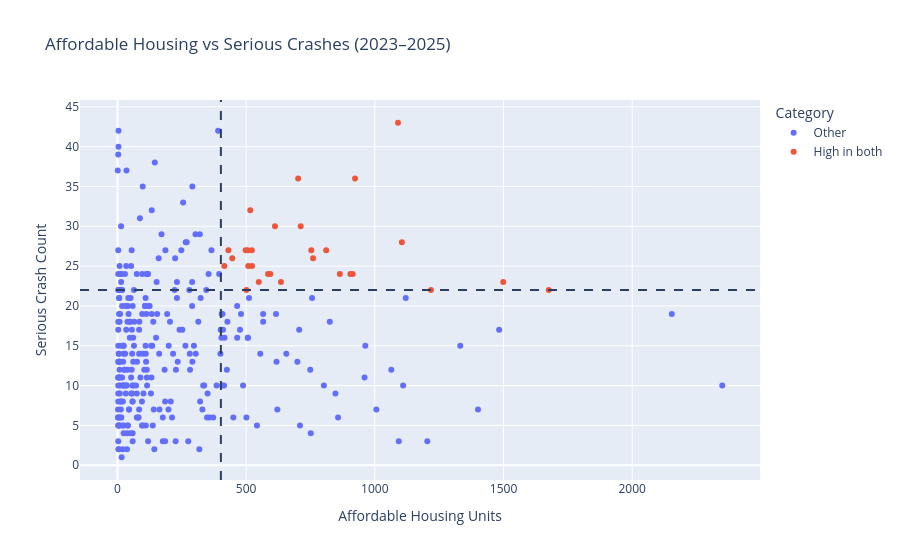

Source (notebook cell):
### Markdown cell above
### Method, audit and limitations

- The source snapshots have 9,551 housing rows and 8,072 transportation rows. Missing keys exclude 1,958 housing records (20.5% of rows, 1.044% of observed affordable units).
- Aggregate each source independently by `zip_code` and `year`, then perform an outer join to audit coverage. Keep the 484 matched ZIP-years as `df_integrated`; 671 housing-only and 345 transportation-only groups remain excluded. Unmatched activity is unknown for the counterpart dataset, so it is never filled with zero.
- Six matched ZIP-years have differing borough summaries. For reproducibility, the dashboard borough is the most frequent housing borough per ZIP across the source snapshot, with alphabetical tie breaking. This analytical convention does not verify ZIP boundaries or correct source geography.
- All count columns are validated as nonnegative integers when known. Crash IDs must be unique before injury sums are computed. The output has 11 columns, no missing values and unique ZIP-year keys for the supplied snapshots.
- Housing contains 29 unknown affordable-unit values, three in matched groups. Observed sums may undercount. An entirely unknown group stays missing through `sum(min_count=1)` rather than becoming zero. No source values are imputed.
- The 44 source transportation records with ZIP `10000` are retained in the source audit for review; none match the housing snapshot.
- These results describe matched ZIP-years with available geography. The cleaned transportation dates run from 2022-10-01 to 2026-06-30; missing source ZIPs and inner matching also affect coverage. Calendar years 2023-2025 avoid the boundary dates but are still an incomplete selected sample, not complete NYC totals.
- Housing includes preservation and new construction. `year` is project start year, not completion year. Summing annual building/project counts counts ZIP-year appearances, not unique buildings/projects across the entire period.
- Findings describe associations; housing production is not a denominator for traffic exposure and these data cannot establish causal effects.

Detailed audit evidence is generated by `python scripts/integration.py --write`. See `docs/INTEGRATION_METHOD.md`.

### Code cell
import plotly.express as px

rq1 = df_integrated[df_integrated["year"].between(2023, 2025)].copy()

housing_limit = rq1["affordable_units"].quantile(0.75)
crash_limit = rq1["serious_crash_count"].quantile(0.75)

rq1["high_both"] = (
    (rq1["affordable_units"] >= housing_limit) &
    (rq1["serious_crash_count"] >= crash_limit)
)

rq1["category"] = rq1["high_both"].map({
    True: "High in both",
    False: "Other"
})

fig = px.scatter(
    rq1,
    x="affordable_units",
    y="serious_crash_count",
    color="category",
    hover_data=["zip_code", "year", "borough"],
    title="Affordable Housing vs Serious Crashes (2023–2025)",
    labels={
        "affordable_units": "Affordable Housing Units",
        "serious_crash_count": "Serious Crash Count",
        "category": "Category"
    }
)

fig.add_vline(x=housing_limit, line_dash="dash")
fig.add_hline(y=crash_limit, line_dash="dash")
fig.show()

print("ZIP-year records with high housing and high crashes:")
display(
    rq1.loc[rq1["high_both"],
    ["zip_code", "year", "borough", "affordable_units", "serious_crash_count"]]
    .sort_values("serious_crash_count", ascending=False)
    .head(10)
)

### Figure 1 — Plotly figure (JSON) as saved in the notebook; plotly's stock layout.template omitted (floating-point values rounded to 4 significant figures; data arrays with more than 128 entries replaced by an {"elided": "..."} marker saying what was removed)
{"data": [{"customdata": {"elided": "287x3 mixed values"}, "hovertemplate": "Category=Other<br>Affordable Housing Units=%{x}<br>Serious Crash Count=%{y}<br>zip_code=%{customdata[0]}<br>year=%{customdata[1]}<br>borough=%{customdata[2]}<extra></extra>", "legendgroup": "Other", "marker": {"color": "#636efa", "symbol": "circle"}, "mode": "markers", "name": "Other", "orientation": "v", "showlegend": true, "type": "scatter", "x": {"elided": "287 float values"}, "xaxis": "x", "y": {"elided": "287 float values"}, "yaxis": "y"}, {"customdata": [["10453", 2023, "Bronx"], ["10456", 2023, "Bronx"], ["10457", 2023, "Bronx"], ["10467", 2023, "Bronx"], ["10468", 2023, "Bronx"], ["11203", 2023, "Brooklyn"], ["11207", 2023, "Brooklyn"], ["11211", 2023, "Brooklyn"], ["11212", 2023, "Brooklyn"], ["11226", 2023, "Brooklyn"], ["11368", 2023, "Queens"], ["10029", 2024, "Manhattan"], ["10451", 2024, "Bronx"], ["10456", 2024, "Bronx"], ["10457", 2024, "Bronx"], ["10459", 2024, "Bronx"], ["10467", 2024, "Bronx"], ["10468", 2024, "Bronx"], ["10469", 2024, "Bronx"], ["11208", 2024, "Brooklyn"], ["11212", 2024, "Brooklyn"], ["10453", 2025, "Bronx"], ["10456", 2025, "Bronx"], ["10457", 2025, "Bronx"], ["11207", 2025, "Brooklyn"], ["11208", 2025, "Brooklyn"], ["11212", 2025, "Brooklyn"], ["11220", 2025, "Brooklyn"], ["11235", 2025, "Brooklyn"]], "hovertemplate": "Category=High in both<br>Affordable Housing Units=%{x}<br>Serious Crash Count=%{y}<br>zip_code=%{customdata[0]}<br>year=%{customdata[1]}<br>borough=%{customdata[2]}<extra></extra>", "legendgroup": "High in both", "marker": {"color": "#EF553B", "symbol": "circle"}, "mode": "markers", "name": "High in both", "orientation": "v", "showlegend": true, "type": "scatter", "x": [864.0, 712.0, 506.0, 914.0, 516.0, 523.0, 702.0, 635.0, 431.0, 585.0, 1218.0, 594.0, 501.0, 508.0, 1105.0, 415.0, 753.0, 446.0, 1499.0, 1676.0, 498.0, 522.0, 923.0, 905.0, 760.0, 612.0, 1090.0, 811.0, 549.0], "xaxis": "x", "y": [24.0, 30.0, 27.0, 24.0, 32.0, 25.0, 36.0, 23.0, 27.0, 24.0, 22.0, 24.0, 22.0, 25.0, 28.0, 25.0, 27.0, 26.0, 23.0, 22.0, 27.0, 27.0, 36.0, 24.0, 26.0, 30.0, 43.0, 27.0, 23.0], "yaxis": "y"}], "layout": {"legend": {"title": {"text": "Category"}, "tracegroupgap": 0}, "shapes": [{"line": {"dash": "dash"}, "type": "line", "x0": 401.8, "x1": 401.8, "xref": "x", "y0": 0, "y1": 1, "yref": "y domain"}, {"line": {"dash": "dash"}, "type": "line", "x0": 0, "x1": 1, "xref": "x domain", "y0": 22.0, "y1": 22.0, "yref": "y"}], "title": {"text": "Affordable Housing vs Serious Crashes (2023–2025)"}, "xaxis": {"anchor": "y", "domain": [0.0, 1.0], "title": {"text": "Affordable Housing Units"}}, "yaxis": {"anchor": "x", "domain": [0.0, 1.0], "title": {"text": "Serious Crash Count"}}}}
